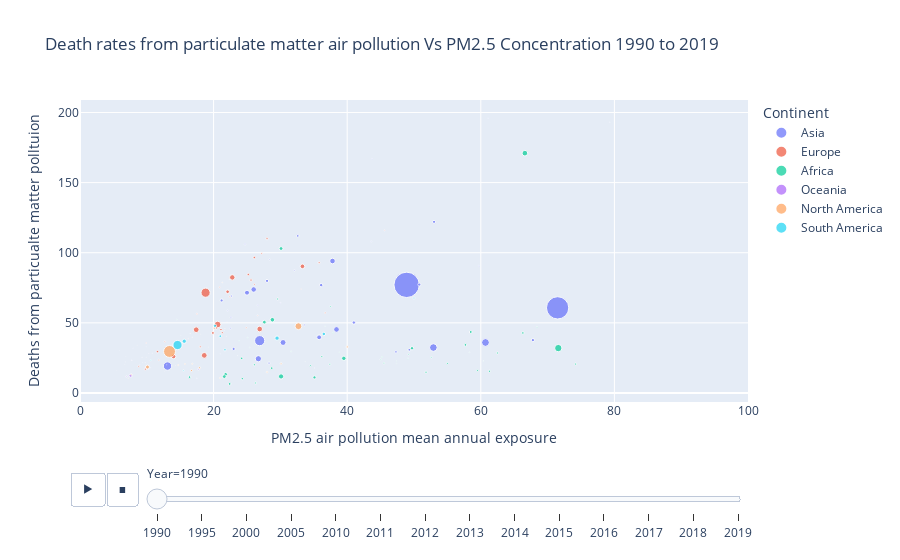

Notebook cell for this chart:
### Markdown cell above
### Overall correlation between exposure to pollution and death rates

* Nearly all countries with either a high death rate or high pollution concentration (or both) are in Africa or Asia
* Central African Republic has a very high death rate, despite having mid-range pollution levels due to low healthcare quality, low overall health and low GDP level
* Middle East and North Africa with drier condition from dust and sand particles has a less severe impact on health

### Code cell
url = urlopen("https://api.worldbank.org/v2/countries/all/indicators/SP.POP.TOTL?source=2&downloadformat=csv")

#Download Zipfile and create pandas DataFrame
#zipfile = ZipFile(BytesIO(url.read())).extract('API_SP.POP.TOTL_DS2_EN_csv_v2_2353448.csv')
#zipfile = ZipFile(BytesIO(url.read())).extract('API_SP.POP.TOTL_DS2_EN_csv_v2_2452534.csv')
zipfile = ZipFile(BytesIO(url.read())).extract('API_SP.POP.TOTL_DS2_EN_csv_v2_3504856.csv')
POPData = pd.read_csv(zipfile,skiprows=4)

POPData=POPData[['Country Code','1960', '1961', '1962', '1963', '1964', '1965', '1966', '1967', '1968',
       '1969', '1970', '1971', '1972', '1973', '1974', '1975', '1976', '1977',
       '1978', '1979', '1980', '1981', '1982', '1983', '1984', '1985', '1986',
       '1987', '1988', '1989', '1990', '1991', '1992', '1993', '1994', '1995',
       '1996', '1997', '1998', '1999', '2000', '2001', '2002', '2003', '2004',
       '2005', '2006', '2007', '2008', '2009', '2010', '2011', '2012', '2013',
       '2014', '2015', '2016', '2017', '2018', '2019', '2020']]
POPData_Pivot=POPData.melt(id_vars=["Country Code"],var_name="Year",value_name="Population")
POPData_Pivot['Year']=POPData_Pivot['Year'].astype(np.float).astype("Int32")

merged_df=pd.merge(aq_pm25,death_rate_pm25, how='left',left_on=['ISO3','Year'],right_on=['ISO3','Year'])
merged_df=merged_df[['ISO3','Year','Country_x','Exposure Mean_x','Exposure Mean_y']]
merged_df_pop=pd.merge(merged_df,POPData_Pivot,how='left',left_on=['ISO3','Year'],right_on=['Country Code','Year'])
merged_df_pop=merged_df_pop[['ISO3','Year','Country_x','Exposure Mean_x','Exposure Mean_y','Population']]
merged_df_pop=merged_df_pop.dropna()
merged_df_pop_con=pd.merge(merged_df_pop,df_list,how='left',left_on=['ISO3'],right_on=['Country Code'])
merged_df_pop_con=merged_df_pop_con[['ISO3','Year','Country_x','Exposure Mean_x','Exposure Mean_y','Population','Continent']]
merged_df_pop_con=merged_df_pop_con.dropna()

fig_pop = px.scatter(merged_df_pop_con, title='Death rates from particulate matter air pollution Vs PM2.5 Concentration 1990 to 2019', x="Exposure Mean_x", y="Exposure Mean_y",color="Continent", size='Population', hover_data=['Country_x','ISO3'],animation_frame="Year",animation_group='ISO3',range_x=[0,100],
                    labels={"Exposure Mean_x":"PM2.5 air pollution mean annual exposure",
                           "Exposure Mean_y":"Deaths from particualte matter polltuion",
                           "ISO3":"Country ISO3 Code",
                           "Country_x":"Country Name"})
fig_pop.show()

### Figure 1 — Plotly figure (JSON) as saved in the notebook; plotly's stock layout.template omitted (floating-point values rounded to 4 significant figures)
{"data": [{"customdata": [["Afghanistan", "AFG"], ["Armenia", "ARM"], ["Azerbaijan", "AZE"], ["Bahrain", "BHR"], ["Bangladesh", "BGD"], ["Bhutan", "BTN"], ["Brunei Darussalam", "BRN"], ["Cambodia", "KHM"], ["China", "CHN"], ["Cyprus", "CYP"], ["Democratic People's Republic of Korea", "PRK"], ["Georgia", "GEO"], ["India", "IND"], ["Indonesia", "IDN"], ["Iran (Islamic Republic of)", "IRN"], ["Iraq", "IRQ"], ["Israel", "ISR"], ["Japan", "JPN"], ["Jordan", "JOR"], ["Kazakhstan", "KAZ"], ["Kuwait", "KWT"], ["Kyrgyzstan", "KGZ"], ["Lao People's Democratic Republic", "LAO"], ["Lebanon", "LBN"], ["Malaysia", "MYS"], ["Maldives", "MDV"], ["Mongolia", "MNG"], ["Myanmar", "MMR"], ["Nepal", "NPL"], ["Oman", "OMN"], ["Pakistan", "PAK"], ["Palestine", "PSE"], ["Philippines", "PHL"], ["Qatar", "QAT"], ["Republic of Korea", "KOR"], ["Saudi Arabia", "SAU"], ["Singapore", "SGP"], ["Sri Lanka", "LKA"], ["Syrian Arab Republic", "SYR"], ["Tajikistan", "TJK"], ["Thailand", "THA"], ["Timor-Leste", "TLS"], ["Turkey", "TUR"], ["Turkmenistan", "TKM"], ["United Arab Emirates", "ARE"], ["Uzbekistan", "UZB"], ["Viet Nam", "VNM"], ["Yemen", "YEM"]], "hovertemplate": "Continent=Asia<br>Year=1990<br>PM2.5 air pollution mean annual exposure=%{x}<br>Deaths from particualte matter polltuion=%{y}<br>Population=%{marker.size}<br>Country Name=%{customdata[0]}<br>Country ISO3 Code=%{customdata[1]}<extra></extra>", "ids": ["AFG", "ARM", "AZE", "BHR", "BGD", "BTN", "BRN", "KHM", "CHN", "CYP", "PRK", "GEO", "IND", "IDN", "IRN", "IRQ", "ISR", "JPN", "JOR", "KAZ", "KWT", "KGZ", "LAO", "LBN", "MYS", "MDV", "MNG", "MMR", "NPL", "OMN", "PAK", "PSE", "PHL", "QAT", "KOR", "SAU", "SGP", "LKA", "SYR", "TJK", "THA", "TLS", "TUR", "TKM", "ARE", "UZB", "VNM", "YEM"], "legendgroup": "Asia", "marker": {"color": "#636efa", "size": [12412311, 3538164, 7175200, 495927, 103171957, 530801, 258714, 8975597, 1135185000, 766616, 20293057, 4802000, 873277799, 181413398, 56366212, 17419113, 4660000, 123478000, 3565888, 16348000, 2095350, 4391200, 4258471, 2803032, 18029824, 223159, 2184139, 41335188, 18905480, 1812158, 107647918, 1978248, 61895169, 476275, 42869283, 16233786, 3047132, 17325769, 12446168, 5283811, 56558196, 737814, 53921758, 3683978, 1828437, 20510000, 67988855, 11709987], "sizemode": "area", "sizeref": 3519000.0, "symbol": "circle"}, "mode": "markers", "name": "Asia", "orientation": "v", "showlegend": true, "type": "scatter", "x": [49.3, 32.1, 22.7, 61.1, 52.9, 35.1, 7.96, 28.3, 48.9, 17.5, 41, 19, 71.5, 26.9, 37.8, 53, 22.5, 13.1, 28.4, 21.2, 59.7, 22.6, 26.4, 25.8, 28, 21, 26.6, 35.8, 67.8, 43.6, 60.7, 30, 30.4, 79.3, 25, 50.8, 22.1, 23, 32.6, 33.6, 38.4, 17.5, 26, 24.7, 43.7, 36.1, 26.7, 47.3], "xaxis": "x", "y": [30.8, 87.4, 69.1, 196, 32.4, 17.8, 31.9, 21.3, 77.1, 56.5, 50.2, 74.2, 60.7, 37.3, 94.1, 122, 46.2, 19.2, 95.1, 66, 90.6, 53.9, 23.7, 74.5, 79.9, 28, 62.6, 39.7, 37.7, 108, 36, 64.2, 36, 193, 71.5, 77.3, 58.6, 31.4, 112, 48.5, 45.3, 10.5, 73.8, 106, 167, 76.9, 24.4, 29.3], "yaxis": "y"}, {"customdata": [["Albania", "ALB"], ["Andorra", "AND"], ["Austria", "AUT"], ["Belarus", "BLR"], ["Belgium", "BEL"], ["Bosnia and Herzegovina", "BIH"], ["Bulgaria", "BGR"], ["Croatia", "HRV"], ["Czechia", "CZE"], ["Denmark", "DNK"], ["Estonia", "EST"], ["Finland", "FIN"], ["France", "FRA"], ["Germany", "DEU"], ["Greece", "GRC"], ["Hungary", "HUN"], ["Iceland", "ISL"], ["Ireland", "IRL"], ["Italy", "ITA"], ["Latvia", "LVA"], ["Lithuania", "LTU"], ["Luxembourg", "LUX"], ["Malta", "MLT"], ["Monaco", "MCO"], ["Montenegro", "MNE"], ["Netherlands", "NLD"], ["North Macedonia", "MKD"], ["Norway", "NOR"], ["Poland", "POL"], ["Portugal", "PRT"], ["Republic of Moldova", "MDA"], ["Romania", "ROU"], ["Russian Federation", "RUS"], ["San Marino", "SMR"], ["Serbia", "SRB"], ["Slovakia", "SVK"], ["Slovenia", "SVN"], ["Spain", "ESP"], ["Sweden", "SWE"], ["Switzerland", "CHE"], ["Ukraine", "UKR"], ["United Kingdom", "GBR"]], "hovertemplate": "Continent=Europe<br>Year=1990<br>PM2.5 air pollution mean annual exposure=%{x}<br>Deaths from particualte matter polltuion=%{y}<br>Population=%{marker.size}<br>Country Name=%{customdata[0]}<br>Country ISO3 Code=%{customdata[1]}<extra></extra>", "ids": ["ALB", "AND", "AUT", "BLR", "BEL", "BIH", "BGR", "HRV", "CZE", "DNK", "EST", "FIN", "FRA", "DEU", "GRC", "HUN", "ISL", "IRL", "ITA", "LVA", "LTU", "LUX", "MLT", "MCO", "MNE", "NLD", "MKD", "NOR", "POL", "PRT", "MDA", "ROU", "RUS", "SMR", "SRB", "SVK", "SVN", "ESP", "SWE", "CHE", "UKR", "GBR"], "legendgroup": "Europe", "marker": {"color": "#EF553B", "size": [3286542, 54508, 7677850, 10189348, 9967379, 4463422, 8718289, 4777368, 10333355, 5140939, 1569174, 4986431, 58235716, 79433029, 10196792, 10373988, 254826, 3513974, 56719240, 2663151, 3697838, 381850, 354170, 29433, 606372, 14951510, 1996218, 4241473, 38110782, 9983218, 2969097, 23201835, 147969407, 24124, 7586000, 5299187, 1998161, 38867322, 8558835, 6715519, 51891400, 57247586], "sizemode": "area", "sizeref": 3519000.0, "symbol": "circle"}, "mode": "markers", "name": "Europe", "orientation": "v", "showlegend": true, "type": "scatter", "x": [24.9, 14.3, 21.3, 25.2, 21.1, 36.7, 28, 26.1, 26.1, 17.3, 9.91, 8.8, 18.6, 20.6, 20.4, 25.6, 7.22, 12.7, 26.9, 20.9, 17.5, 16.2, 16.5, 10.2, 33.1, 19.9, 45.6, 11.8, 33.3, 11.6, 22.4, 22.1, 18.8, 12.6, 35.8, 27.2, 26.6, 14, 9.78, 18, 22.8, 17.4], "xaxis": "x", "y": [46.5, 19.7, 43, 84.5, 45.2, 57.1, 110, 77.4, 96.6, 44.3, 35.6, 19, 26.8, 48.8, 46.4, 80.5, 10.5, 36.6, 45.6, 75.4, 56.4, 38.8, 42.3, 16.6, 74.1, 42.8, 116, 23.5, 90.3, 29.5, 68.6, 72.2, 71.5, 15.2, 92.9, 99.6, 55.3, 26.1, 17, 32.9, 82.4, 45.1], "yaxis": "y"}, {"customdata": [["Algeria", "DZA"], ["Angola", "AGO"], ["Benin", "BEN"], ["Botswana", "BWA"], ["Burkina Faso", "BFA"], ["Burundi", "BDI"], ["Cabo Verde", "CPV"], ["Cameroon", "CMR"], ["Central African Republic", "CAF"], ["Chad", "TCD"], ["Comoros", "COM"], ["Congo", "COG"], ["Côte d'Ivoire", "CIV"], ["Democratic Republic of the Congo", "COD"], ["Djibouti", "DJI"], ["Egypt", "EGY"], ["Equatorial Guinea", "GNQ"], ["Eritrea", "ERI"], ["Eswatini", "SWZ"], ["Ethiopia", "ETH"], ["Gabon", "GAB"], ["Gambia", "GMB"], ["Ghana", "GHA"], ["Guinea", "GIN"], ["Guinea-Bissau", "GNB"], ["Kenya", "KEN"], ["Lesotho", "LSO"], ["Liberia", "LBR"], ["Libya", "LBY"], ["Madagascar", "MDG"], ["Malawi", "MWI"], ["Mali", "MLI"], ["Mauritania", "MRT"], ["Mauritius", "MUS"], ["Morocco", "MAR"], ["Mozambique", "MOZ"], ["Namibia", "NAM"], ["Niger", "NER"], ["Nigeria", "NGA"], ["Rwanda", "RWA"], ["Sao Tome and Principe", "STP"], ["Senegal", "SEN"], ["Seychelles", "SYC"], ["Sierra Leone", "SLE"], ["Somalia", "SOM"], ["South Africa", "ZAF"], ["South Sudan", "SSD"], ["Sudan", "SDN"], ["Togo", "TGO"], ["Tunisia", "TUN"], ["Uganda", "UGA"], ["United Republic of Tanzania", "TZA"], ["Zambia", "ZMB"], ["Zimbabwe", "ZWE"]], "hovertemplate": "Continent=Africa<br>Year=1990<br>PM2.5 air pollution mean annual exposure=%{x}<br>Deaths from particualte matter polltuion=%{y}<br>Population=%{marker.size}<br>Country Name=%{customdata[0]}<br>Country ISO3 Code=%{customdata[1]}<extra></extra>", "ids": ["DZA", "AGO", "BEN", "BWA", "BFA", "BDI", "CPV", "CMR", "CAF", "TCD", "COM", "COG", "CIV", "COD", "DJI", "EGY", "GNQ", "ERI", "SWZ", "ETH", "GAB", "GMB", "GHA", "GIN", "GNB", "KEN", "LSO", "LBR", "LBY", "MDG", "MWI", "MLI", "MRT", "MUS", "MAR", "MOZ", "NAM", "NER", "NGA", "RWA", "STP", "SEN", "SYC", "SLE", "SOM", "ZAF", "SSD", "SDN", "TGO", "TUN", "UGA", "TZA", "ZMB", "ZWE"], "legendgroup": "Africa", "marker": {"color": "#00cc96", "size": [25758872, 11848385, 4978489, 1286756, 8811033, 5438959, 337953, 11780086, 2806740, 5963250, 411598, 2356740, 11924873, 34612023, 590393, 56134478, 419188, 2258649, 822423, 47887864, 949493, 955595, 14773274, 6352282, 975265, 23724574, 1703757, 2075917, 4436663, 11598647, 9404499, 8449915, 2034347, 1058775, 24807461, 12987292, 1432899, 8026592, 95212454, 7288883, 119211, 7526306, 69507, 4319763, 7225089, 36800507, 5492620, 20147592, 3774310, 8242509, 17354395, 25203848, 8036849, 10432409], "sizemode": "area", "sizeref": 3519000.0, "symbol": "circle"}, "mode": "markers", "name": "Africa", "orientation": "v", "showlegend": true, "type": "scatter", "x": [30.1, 28.7, 45.5, 23.8, 51.8, 34.5, 47.4, 66.3, 45.2, 59.5, 16.5, 37.9, 57.7, 39.5, 38.8, 66.6, 47.4, 45, 25.4, 30.1, 36.7, 60.4, 58.5, 55, 58.3, 21.8, 31.6, 49.1, 37.5, 16.4, 24.3, 61.3, 68.4, 14.5, 27.6, 22.4, 25.1, 74.2, 71.6, 36.2, 33.7, 62.5, 15.1, 52.6, 26.3, 28.8, 37.4, 49.7, 49.2, 29.6, 35.1, 21.6, 26.1, 24.2], "xaxis": "x", "y": [103, 17.7, 21.3, 37.2, 14.8, 19.5, 22.8, 42.8, 25.6, 16, 11.6, 42.9, 34.3, 24.7, 29.1, 171, 21, 23.8, 32.5, 11.8, 47.6, 22.8, 43.5, 21.1, 29, 13.3, 29.6, 24.5, 61.7, 11.3, 10.2, 15.5, 47.1, 52.4, 50.5, 6.47, 39.4, 20.6, 32, 25.9, 22.3, 28.5, 41, 25.5, 7.12, 52.2, 20.5, 31.9, 27.6, 67, 11.1, 11.7, 20.1, 24.7], "yaxis": "y"}, {"customdata": [["American Samoa", "ASM"], ["Australia", "AUS"], ["Fiji", "FJI"], ["Guam", "GUM"], ["Kiribati", "KIR"], ["Marshall Islands", "MHL"], ["Micronesia (Federated States of)", "FSM"], ["Nauru", "NRU"], ["New Zealand", "NZL"], ["Northern Mariana Islands", "MNP"], ["Palau", "PLW"], ["Papua New Guinea", "PNG"], ["Samoa", "WSM"], ["Solomon Islands", "SLB"], ["Tonga", "TON"], ["Tuvalu", "TUV"], ["Vanuatu", "VUT"]], "hovertemplate": "Continent=Oceania<br>Year=1990<br>PM2.5 air pollution mean annual exposure=%{x}<br>Deaths from particualte matter polltuion=%{y}<br>Population=%{marker.size}<br>Country Name=%{customdata[0]}<br>Country ISO3 Code=%{customdata[1]}<extra></extra>", "ids": ["ASM", "AUS", "FJI", "GUM", "KIR", "MHL", "FSM", "NRU", "NZL", "MNP", "PLW", "PNG", "WSM", "SLB", "TON", "TUV", "VUT"], "legendgroup": "Oceania", "marker": {"color": "#ab63fa", "size": [47351, 17065100, 728575, 130480, 72394, 47265, 96304, 9506, 3329800, 45752, 15063, 4615843, 162797, 311869, 95069, 8910, 146575], "sizemode": "area", "sizeref": 3519000.0, "symbol": "circle"}, "mode": "markers", "name": "Oceania", "orientation": "v", "showlegend": true, "type": "scatter", "x": [6.72, 7.59, 7.74, 9.29, 8.97, 9.36, 10.3, 5.92, 6.95, 9.89, 6.88, 17.7, 10.8, 10.3, 10.6, 5.51, 13], "xaxis": "x", "y": [20.3, 12.4, 23.3, 25.5, 20.3, 21.9, 28.1, 30.3, 11.7, 32.9, 26.1, 16.9, 28.3, 17.1, 18, 16, 20], "yaxis": "y"}, {"customdata": [["Antigua and Barbuda", "ATG"], ["Bahamas", "BHS"], ["Barbados", "BRB"], ["Belize", "BLZ"], ["Bermuda", "BMU"], ["Canada", "CAN"], ["Costa Rica", "CRI"], ["Cuba", "CUB"], ["Dominica", "DMA"], ["Dominican Republic", "DOM"], ["El Salvador", "SLV"], ["Greenland", "GRL"], ["Grenada", "GRD"], ["Guatemala", "GTM"], ["Haiti", "HTI"], ["Honduras", "HND"], ["Jamaica", "JAM"], ["Mexico", "MEX"], ["Nicaragua", "NIC"], ["Panama", "PAN"], ["Puerto Rico", "PRI"], ["Saint Kitts and Nevis", "KNA"], ["Saint Lucia", "LCA"], ["Saint Vincent and the Grenadines", "VCT"], ["Trinidad and Tobago", "TTO"], ["United States of America", "USA"], ["United States Virgin Islands", "VIR"]], "hovertemplate": "Continent=North America<br>Year=1990<br>PM2.5 air pollution mean annual exposure=%{x}<br>Deaths from particualte matter polltuion=%{y}<br>Population=%{marker.size}<br>Country Name=%{customdata[0]}<br>Country ISO3 Code=%{customdata[1]}<extra></extra>", "ids": ["ATG", "BHS", "BRB", "BLZ", "BMU", "CAN", "CRI", "CUB", "DMA", "DOM", "SLV", "GRL", "GRD", "GTM", "HTI", "HND", "JAM", "MEX", "NIC", "PAN", "PRI", "KNA", "LCA", "VCT", "TTO", "USA", "VIR"], "legendgroup": "North America", "marker": {"color": "#FFA15A", "size": [62533, 256227, 260933, 187554, 59326, 27691138, 3119436, 10596986, 70422, 7133491, 5270074, 55600, 96328, 9050115, 7037915, 4955302, 2419901, 83943135, 4173435, 2470946, 3537000, 40260, 138019, 107489, 1221121, 249623000, 103963], "sizemode": "area", "sizeref": 3519000.0, "symbol": "circle"}, "mode": "markers", "name": "North America", "orientation": "v", "showlegend": true, "type": "scatter", "x": [18.1, 16.8, 22, 23.6, 9.93, 10.1, 16.8, 20.1, 19.2, 16.7, 30.1, 6.75, 21.7, 40, 17.9, 28, 14.7, 32.7, 21, 15.7, 7.68, 8.58, 21.6, 21.9, 21.3, 13.4, 9.75], "xaxis": "x", "y": [42, 39.8, 50.5, 26.6, 25.5, 18.5, 20.8, 46.3, 32.7, 16, 21, 22.1, 46.1, 32.8, 18, 14.9, 19.9, 47.6, 10.7, 20.7, 13, 34.1, 44.6, 40.4, 78.8, 29.6, 21.6], "yaxis": "y"}, {"customdata": [["Argentina", "ARG"], ["Bolivia (Plurinational State of)", "BOL"], ["Brazil", "BRA"], ["Chile", "CHL"], ["Colombia", "COL"], ["Ecuador", "ECU"], ["Guyana", "GUY"], ["Paraguay", "PRY"], ["Peru", "PER"], ["Suriname", "SUR"], ["Uruguay", "URY"], ["Venezuela (Bolivarian Republic of)", "VEN"]], "hovertemplate": "Continent=South America<br>Year=1990<br>PM2.5 air pollution mean annual exposure=%{x}<br>Deaths from particualte matter polltuion=%{y}<br>Population=%{marker.size}<br>Country Name=%{customdata[0]}<br>Country ISO3 Code=%{customdata[1]}<extra></extra>", "ids": ["ARG", "BOL", "BRA", "CHL", "COL", "ECU", "GUY", "PRY", "PER", "SUR", "URY", "VEN"], "legendgroup": "South America", "marker": {"color": "#19d3f3", "size": [32618648, 6864839, 149003225, 13274617, 33102569, 10230931, 743306, 4223413, 22071433, 405169, 3109598, 19632665], "sizemode": "area", "sizeref": 3519000.0, "symbol": "circle"}, "mode": "markers", "name": "South America", "orientation": "v", "showlegend": true, "type": "scatter", "x": [15.6, 50, 14.6, 21, 29.5, 21.7, 22.4, 15.5, 36.5, 28.5, 10.6, 20.2], "xaxis": "x", "y": [36.9, 67.7, 34.2, 40.5, 39.1, 30.8, 81.1, 15.9, 42.1, 51.2, 23.4, 47.9], "yaxis": "y"}], "layout": {"legend": {"itemsizing": "constant", "title": {"text": "Continent"}, "tracegroupgap": 0}, "sliders": [{"active": 0, "currentvalue": {"prefix": "Year="}, "len": 0.9, "pad": {"b": 10, "t": 60}, "steps": [{"args": [["1990"], {"frame": {"duration": 0, "redraw": false}, "fromcurrent": true, "mode": "immediate", "transition": {"duration": 0, "easing": "linear"}}], "label": "1990", "method": "animate"}, {"args": [["1995"], {"frame": {"duration": 0, "redraw": false}, "fromcurrent": true, "mode": "immediate", "transition": {"duration": 0, "easing": "linear"}}], "label": "1995", "method": "animate"}, {"args": [["2000"], {"frame": {"duration": 0, "redraw": false}, "fromcurrent": true, "mode": "immediate", "transition": {"duration": 0, "easing": "linear"}}], "label": "2000", "method": "animate"}, {"args": [["2005"], {"frame": {"duration": 0, "redraw": false}, "fromcurrent": true, "mode": "immediate", "transition": {"duration": 0, "easing": "linear"}}], "label": "2005", "method": "animate"}, {"args": [["2010"], {"frame": {"duration": 0, "redraw": false}, "fromcurrent": true, "mode": "immediate", "transition": {"duration": 0, "easing": "linear"}}], "label": "2010", "method": "animate"}, {"args": [["2011"], {"frame": {"duration": 0, "redraw": false}, "fromcurrent": true, "mode": "immediate", "transition": {"duration": 0, "easing": "linear"}}], "label": "2011", "method": "animate"}, {"args": [["2012"], {"frame": {"duration": 0, "redraw": false}, "fromcurrent": true, "mode": "immediate", "transition": {"duration": 0, "easing": "linear"}}], "label": "2012", "method": "animate"}, {"args": [["2013"], {"frame": {"duration": 0, "redraw": false}, "fromcurrent": true, "mode": "immediate", "transition": {"duration": 0, "easing": "linear"}}], "label": "2013", "method": "animate"}, {"args": [["2014"], {"frame": {"duration": 0, "redraw": false}, "fromcurrent": true, "mode": "immediate", "transition": {"duration": 0, "easing": "linear"}}], "label": "2014", "method": "animate"}, {"args": [["2015"], {"frame": {"duration": 0, "redraw": false}, "fromcurrent": true, "mode": "immediate", "transition": {"duration": 0, "easing": "linear"}}], "label": "2015", "method": "animate"}, {"args": [["2016"], {"frame": {"duration": 0, "redraw": false}, "fromcurrent": true, "mode": "immediate", "transition": {"duration": 0, "easing": "linear"}}], "label": "2016", "method": "animate"}, {"args": [["2017"], {"frame": {"duration": 0, "redraw": false}, "fromcurrent": true, "mode": "immediate", "transition": {"duration": 0, "easing": "linear"}}], "label": "2017", "method": "animate"}, {"args": [["2018"], {"frame": {"duration": 0, "redraw": false}, "fromcurrent": true, "mode": "immediate", "transition": {"duration": 0, "easing": "linear"}}], "label": "2018", "method": "animate"}, {"args": [["2019"], {"frame": {"duration": 0, "redraw": false}, "fromcurrent": true, "mode": "immediate", "transition": {"duration": 0, "easing": "linear"}}], "label": "2019", "method": "animate"}], "x": 0.1, "xanchor": "left", "y": 0, "yanchor": "top"}], "title": {"text": "Death rates from particulate matter air pollution Vs PM2.5 Concentration 1990 to 2019"}, "updatemenus": [{"buttons": [{"args": [null, {"frame": {"duration": 500, "redraw": false}, "fromcurrent": true, "mode": "immediate", "transition": {"duration": 500, "easing": "linear"}}], "label": "&#9654;", "method": "animate"}, {"args": [[null], {"frame": {"duration": 0, "redraw": false}, "fromcurrent": true, "mode": "immediate", "transition": {"duration": 0, "easing": "linear"}}], "label": "&#9724;", "method": "animate"}], "direction": "left", "pad": {"r": 10, "t": 70}, "showactive": false, "type": "buttons", "x": 0.1, "xanchor": "right", "y": 0, "yanchor": "top"}], "xaxis": {"anchor": "y", "domain": [0, 1], "range": [0, 100], "title": {"text": "PM2.5 air pollution mean annual exposure"}}, "yaxis": {"anchor": "x", "domain": [0, 1], "title": {"text": "Deaths from particualte matter polltuion"}}}}
